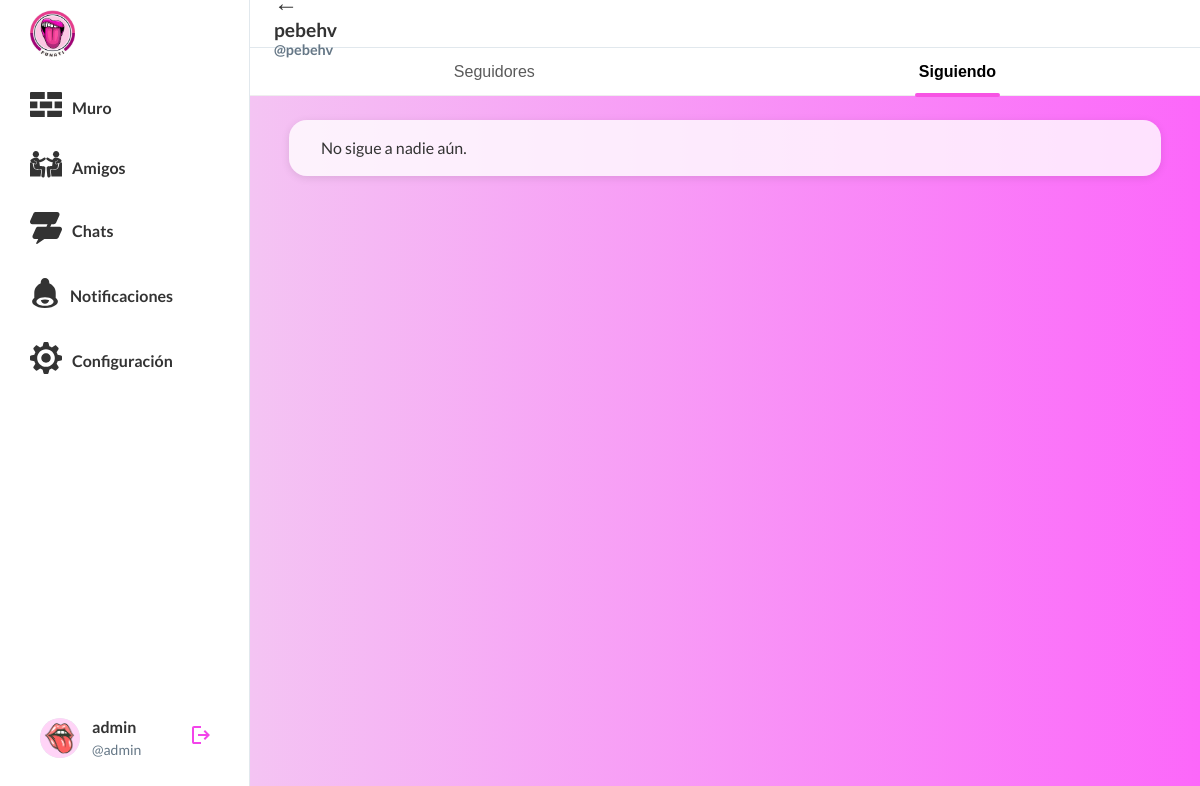
/follows/5/ (signed in), run on an earlier commit of the app's database.
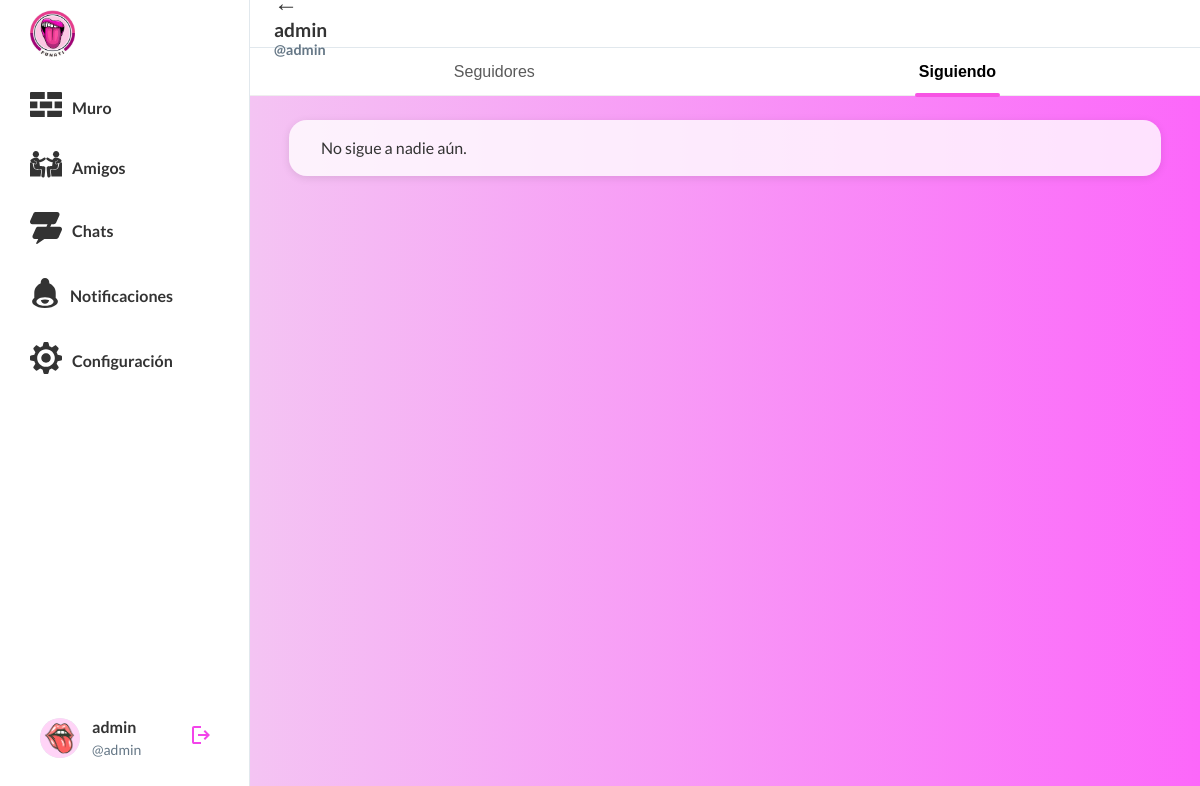
And on a later commit of the database.
### funATIAPP/models.py (models this page shows, shortened)
class Profile(models.Model):
    user = models.OneToOneField(User, on_delete=models.CASCADE, related_name='profile')
    avatar = models.ImageField(upload_to='avatars/', blank=True, null=True)
    biography = models.TextField(blank=True, null=True)
    birth_date = models.DateField(blank=True, null=True)
    favorite_color = models.CharField(max_length=50, blank=True, null=True)
    favorite_games = models.CharField(max_length=200, blank=True, null=True)
    national_id = models.CharField(max_length=20, blank=True, null=True)
    favorite_books = models.CharField(max_length=200, blank=True, null=True)
    favorite_music = models.CharField(max_length=200, blank=True, null=True)
    programming_languages = models.CharField(max_length=200, blank=True, null=True)
    friends = models.ManyToManyField('self', symmetrical=True, blank=True)
    following = models.ManyToManyField('self', symmetrical=False, blank=True, related_name='followers')

### funATIAPP/views.py (the view, shortened to what this page needs)
# urls.py: path('follows/', views.follows_view, name='follows'),
@login_required
def follows_view(request, profile_id=None):
    profile_id = request.GET.get('profile_id') or request.resolver_match.kwargs.get('profile_id')
    if profile_id:
        try:
            profile = Profile.objects.get(id=profile_id)
        except Profile.DoesNotExist:
            profile = request.user.profile
    else:
        profile = request.user.profile
    following = profile.following.all()
    return render(request, 'follows.html', {'profile': profile, 'following': following})

### funATIAPP/context_processors.py (called while the page is built)
def user_settings(request):
    if request.user.is_authenticated:
        settings = UserSettings.get_user_settings(request.user)
        return {
            'user_settings': settings
        }
    return {
        'user_settings': None
    }

### funATIAPP/models.py (called while the page is built)
    @classmethod
    def get_user_settings(cls, user):
        settings, created = cls.objects.get_or_create(user=user)
        return settings

### funATIAPP/templates/follows.html (shortened to what this page needs)
{% extends 'base.html' %}
{% load static %}
{% block page_title %}
<button class="back-button">←</button>
<div class="user-header">
    <h1>{{ profile.user.get_full_name|default:profile.user.username }}</h1>
    <span class="username">@{{ profile.user.username }}</span>
</div>
{% endblock %}
{% block extra_css %}
<link rel="stylesheet" href="{% static 'css/follows.css' %}">
{% endblock %}
{% block content %}
<div class="followers-tabs">
    <a href="{% url 'funATIAPP:followers' %}{% if profile.id != user.profile.id %}?profile_id={{ profile.id }}{% endif %}" class="tab-link"><button type="button">Seguidores</button></a>
    <button class="active">Siguiendo</button>
</div>
<div class="followers-container">
    {% if following %}
        {% for followed in following %}
        <div class="follower-item">
            <a href="{% url 'funATIAPP:profile_detail' followed.id %}">
                {% if followed.avatar %}
                    <img src="{{ followed.avatar.url }}" alt="Foto de perfil" class="profile-pic" />
                {% else %}
                    <img src="{% static 'assets/user-placeholder.png' %}" alt="Foto de perfil" class="profile-pic" />
                {% endif %}
            </a>
            <div class="follower-info">
                <a href="{% url 'funATIAPP:profile_detail' followed.id %}" class="profile-link"><strong>{{ followed.user.get_full_name|default:followed.user.username }}</strong></a>
                <a href="{% url 'funATIAPP:profile_detail' followed.id %}" class="profile-link"><span class="username">@{{ followed.user.username }}</span></a>
                <p class="bio">{{ followed.biography|default:'Sin biografía' }}</p>
            </div>
            {% if followed != user.profile %}
                <form method="post" action="" style="display:inline;">
                    {% csrf_token %}
                    <button class="follow-button follow" name="unfollow" value="{{ followed.id }}">Dejar de seguir</button>
                </form>
            {% endif %}
        </div>
        {% endfor %}
    {% else %}
        <p>No sigue a nadie aún.</p>
    {% endif %}
</div>
{% endblock %}

What changed in the data, as far as the page shows it:
removed Profile: user.get_full_name "pebehv", user.username "pebehv"
now on this page (row unchanged): Profile: user.get_full_name "admin", user.username "admin"
